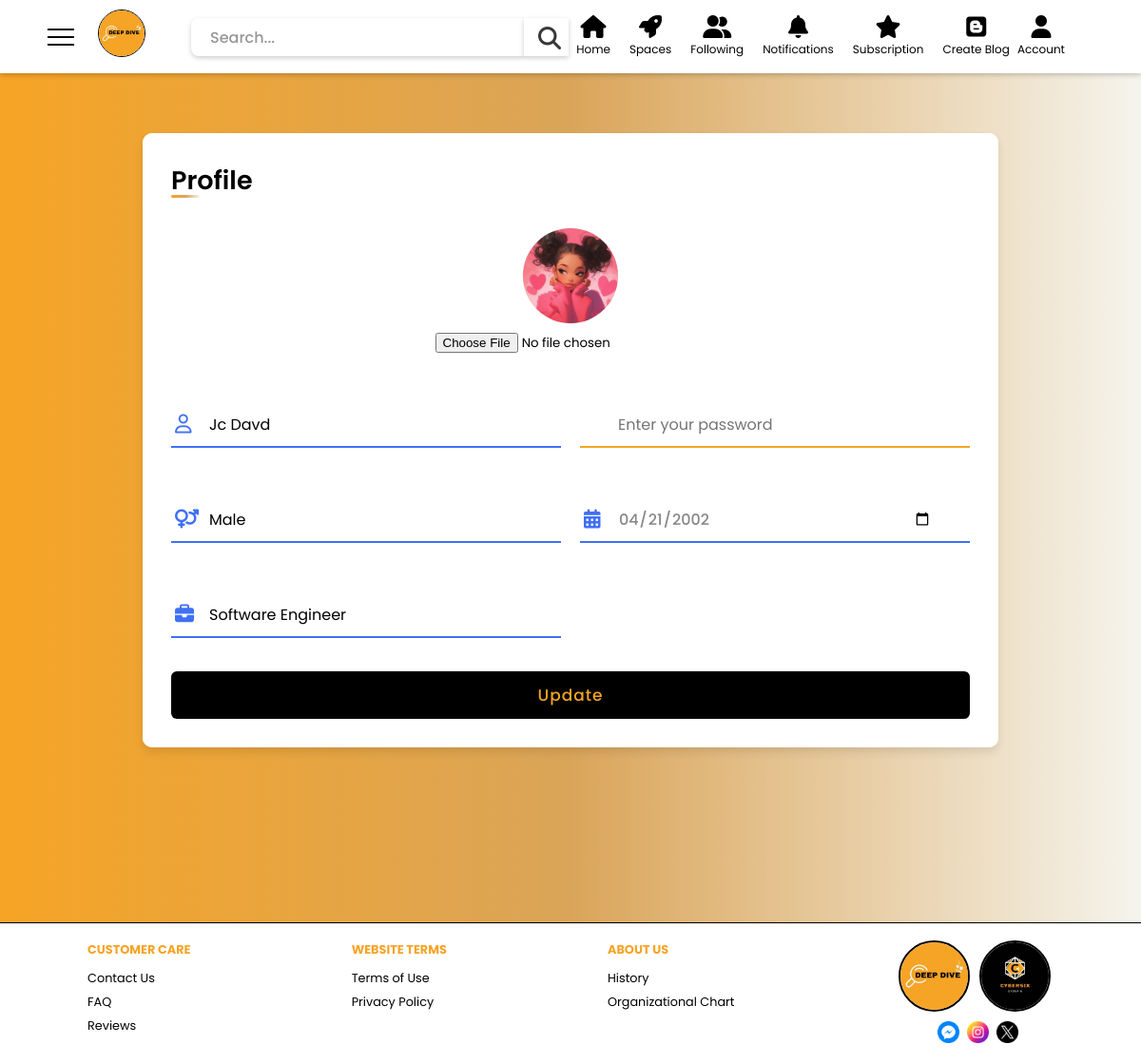
The app's page /components/account.php (signed in), older data.
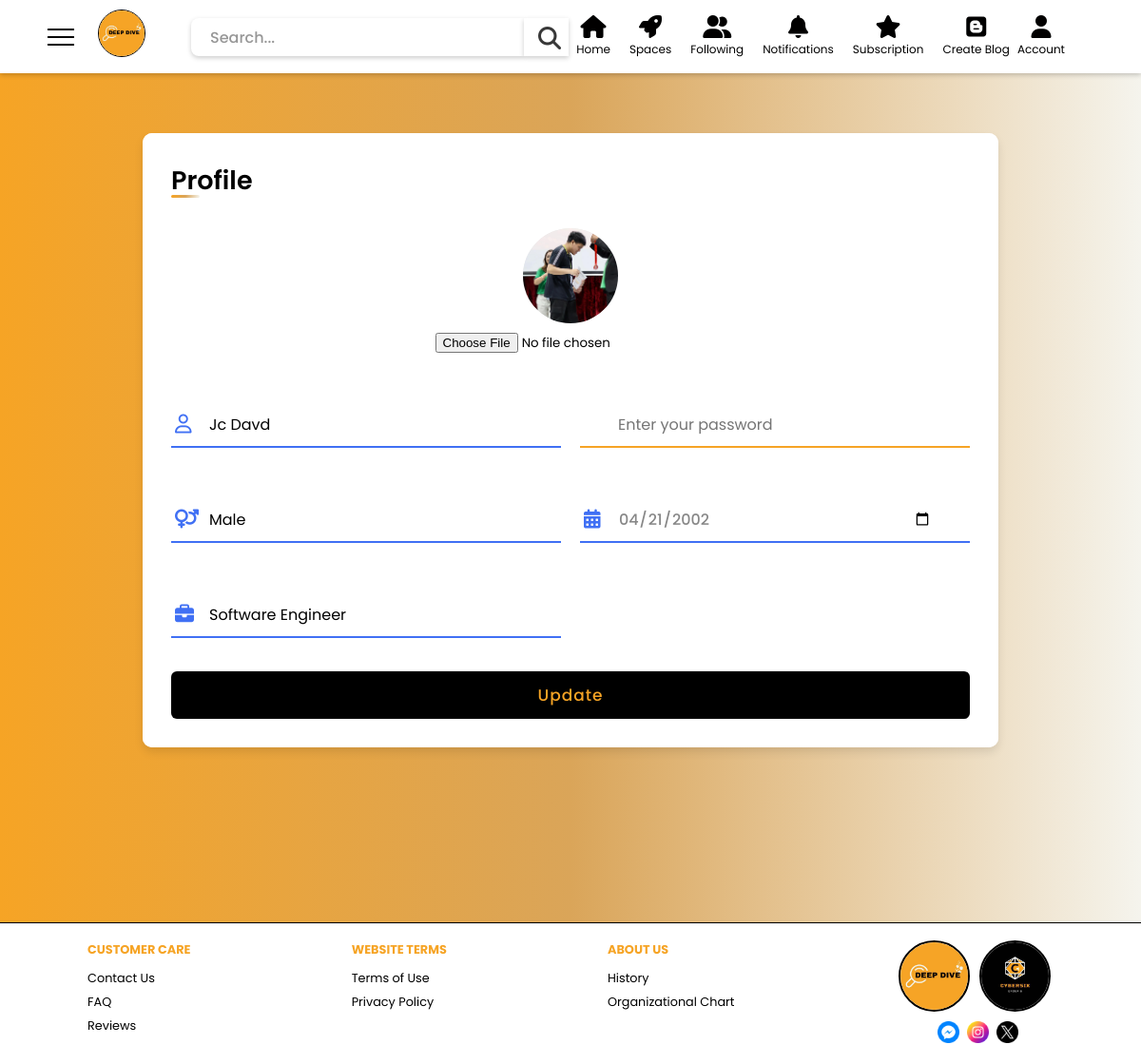
The same page, newer data.
### tables this page shows
CREATE TABLE `tbl_account` (
  `acc_id` int(11) NOT NULL,
  `acc_email` varchar(255) NOT NULL,
  `acc_username` varchar(255) NOT NULL,
  `acc_password` varchar(255) NOT NULL,
  `role_id` int(11) DEFAULT 1
);

CREATE TABLE `tbl_account_details` (
  `acc_id` int(11) NOT NULL,
  `full_name` varchar(255) NOT NULL,
  `birthdate` date NOT NULL,
  `gender` varchar(100) NOT NULL,
  `job` varchar(255) DEFAULT NULL,
  `profile_img` varchar(255) DEFAULT NULL
);

### components/account.php (the view, shortened to what this page needs)
<!DOCTYPE html>
<html lang="en">
<head>
    <link rel="stylesheet" href="../styles/header.css">
    <link rel="stylesheet" href="../styles/footer.css">
    <link rel="stylesheet" href="../styles/general.css">
    <link rel="stylesheet" href="../styles/account.css">
    <link rel="stylesheet" href="https://unicons.iconscout.com/release/v4.0.0/css/line.css" />
    <link rel="stylesheet" href="https://cdnjs.cloudflare.com/ajax/libs/font-awesome/6.6.0/css/all.min.css" />
</head>
<body>
    <?php include 'header.php'; ?>
    <?php
        $query = "SELECT ta.acc_id, ta.acc_username, ta.role_id,
        td.full_name, td.birthdate, td.gender, td.job, td.profile_img,
        tr.role_name FROM tbl_account ta
        JOIN tbl_account_details td ON ta.acc_id = td.acc_id
        JOIN tbl_role tr ON ta.role_id = tr.role_id
        WHERE ta.acc_id = ?";
        $stmt = $conn->prepare($query);
        $stmt->bind_param('i', $user_id);
        $stmt->execute();
        $result = $stmt->get_result();
        $data = [];
        if($result->num_rows > 0){
            $data = $result->fetch_assoc();
        }
    ?>
    <div class="center">
        <div class="container">
            <div class="forms">
                <div class="form login">
                    <span class="title">Profile</span>
                    <form action="#">
                        <div class="center">
                            <div style="display: flex; align-items:center; flex-direction:column;">
                            <div class="profile-img">
                                <img id="profileImage" src="<?php echo $data["profile_img"] ? $data["profile_img"] : '../imgs/no-profile.png' ?>" alt="Profile Picture">
                            </div>
                            <input type="file" id="profile">
                            </div>
                        </div>
                        <div class="grid-con">
                            <div class="input-field">
                                <input type="text" id="full_name" placeholder="Full name"
                                value="<?php echo $data["full_name"] ?>"
                                 required />
                                <i class="fa-regular fa-user"></i>
                            </div>
                            <div class="input-field">
                                <input type="password" id="password" class="password" placeholder="Enter your password" required />
                            <i class="uil uil-eye-slash showHidePw"></i>
                            </div>
                            <div class="input-field">
                                <input type="text" id="gender"
                                value="<?php echo $data["gender"] ?>"
                                 placeholder="Enter your gender" required />
                                <i class="fa-solid fa-venus-mars"></i>
                            </div>
                            <div class="input-field" >
                                <input type="date" id="birth-date" required
                                value="<?php echo $data["birthdate"] ?>"
                                 />
                                <i class="fa-solid fa-calendar-days"></i>
                            </div>
                            <div class="input-field">
                                <input type="text" id="job" placeholder="Enter your job"
                                value="<?php echo $data["job"] ?>"
                                 required />
                                <i class="fa-solid fa-briefcase"></i>
                            </div>
                        </div>
                        <div class="input-field button">
                            <input type="button" id="submit" value="Update" />
                        </div>
                    </form>
                </div>
            </div>
        </div>
    </div>
<?php include 'footer.php'; ?>
</body>
</html>

Row changes from the older to the newer data that the page shows:
changed through a linked row, tbl_account "Jc Davd": tbl_account_details.profile_img: a different picture
